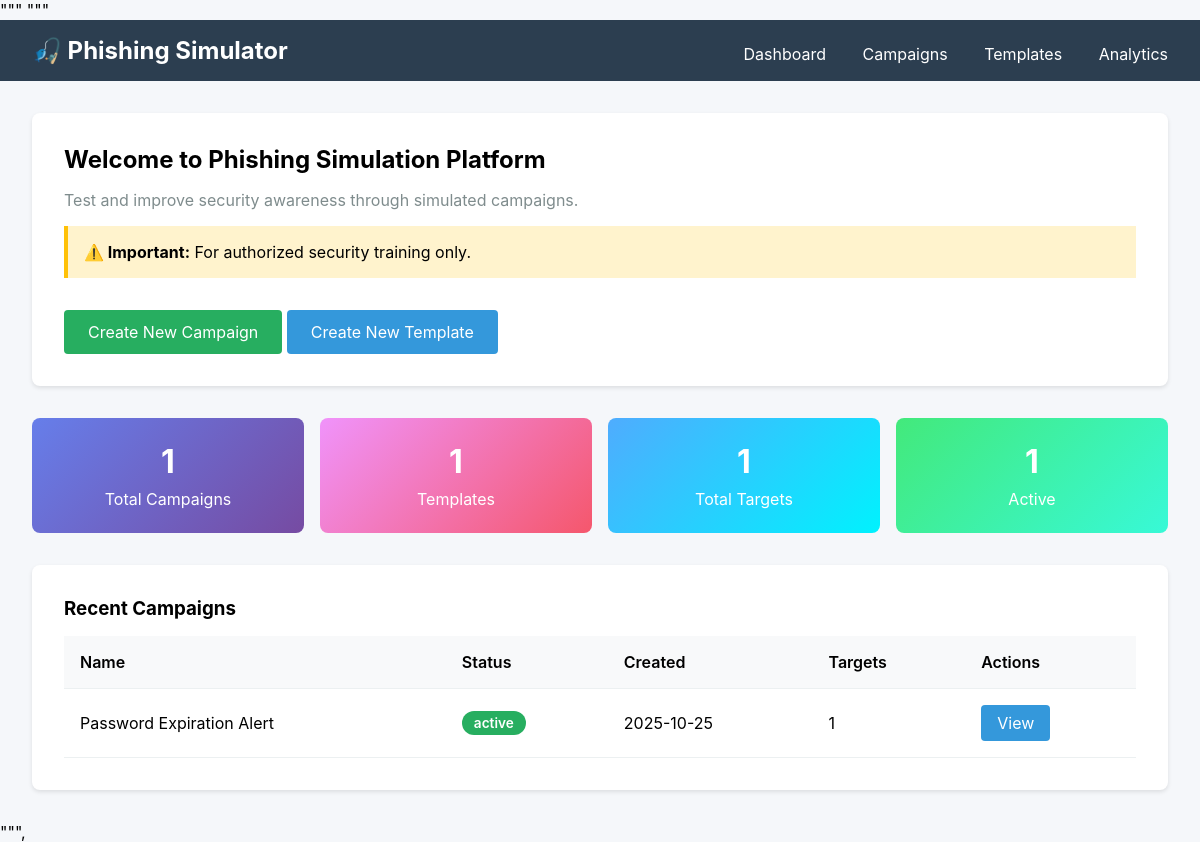
The page / on the database its author committed.
### app.py (models this page shows, shortened)
class Campaign(db.Model):
    id = db.Column(db.Integer, primary_key=True)
    name = db.Column(db.String(200), nullable=False)
    description = db.Column(db.Text)
    template_id = db.Column(db.Integer, db.ForeignKey('template.id'))
    created_at = db.Column(db.DateTime, default=datetime.utcnow)
    launched_at = db.Column(db.DateTime)
    status = db.Column(db.String(50), default='draft')  # draft, active, completed, paused
    targets = db.relationship('Target', backref='campaign', lazy=True, cascade='all, delete-orphan')

### app.py (the view)
@app.route('/')
def index():
    campaigns = Campaign.query.order_by(Campaign.created_at.desc()).limit(5).all()
    total_campaigns = Campaign.query.count()
    total_templates = Template.query.count()
    total_targets = Target.query.count()
    active_campaigns = Campaign.query.filter_by(status='active').all()
    overall_stats = {
        'total_campaigns': total_campaigns,
        'total_templates': total_templates,
        'total_targets': total_targets,
        'active_campaigns': len(active_campaigns)
    }
    return render_template('index.html',
                           campaigns=campaigns,
                           stats=overall_stats)

### templates/index.html (shortened to what this page needs)
"""{% extends "base.html" %}
{% block content %}
<div class="card">
    <h2>Welcome to Phishing Simulation Platform</h2>
    <p style="margin: 1rem 0; color: #7f8c8d;">Test and improve security awareness through simulated campaigns.</p>
    <div style="background: #fff3cd; padding: 1rem; border-left: 4px solid #ffc107; margin: 1rem 0;">
        <strong>⚠️ Important:</strong> For authorized security training only.
    </div>
    <div style="margin-top: 2rem;">
        <a href="/campaign/create" class="btn btn-success">Create New Campaign</a>
        <a href="/template/create" class="btn">Create New Template</a>
    </div>
</div>
<div class="stats-grid">
    <div class="stat-card" style="background: linear-gradient(135deg, #667eea 0%, #764ba2 100%);">
        <h3>{{ stats.total_campaigns }}</h3><p>Total Campaigns</p>
    </div>
    <div class="stat-card" style="background: linear-gradient(135deg, #f093fb 0%, #f5576c 100%);">
        <h3>{{ stats.total_templates }}</h3><p>Templates</p>
    </div>
    <div class="stat-card" style="background: linear-gradient(135deg, #4facfe 0%, #00f2fe 100%);">
        <h3>{{ stats.total_targets }}</h3><p>Total Targets</p>
    </div>
    <div class="stat-card" style="background: linear-gradient(135deg, #43e97b 0%, #38f9d7 100%);">
        <h3>{{ stats.active_campaigns }}</h3><p>Active</p>
    </div>
</div>
<div class="card">
    <h3>Recent Campaigns</h3>
    {% if campaigns %}
    <table>
        <thead><tr><th>Name</th><th>Status</th><th>Created</th><th>Targets</th><th>Actions</th></tr></thead>
        <tbody>
            {% for c in campaigns %}
            <tr>
                <td>{{ c.name }}</td>
                <td><span class="status-badge status-{{ c.status }}">{{ c.status }}</span></td>
                <td>{{ c.created_at.strftime('%Y-%m-%d') }}</td>
                <td>{{ c.targets|length }}</td>
                <td><a href="/campaign/{{ c.id }}" class="btn" style="padding: 0.5rem 1rem;">View</a></td>
            </tr>
            {% endfor %}
        </tbody>
    </table>
    {% else %}
    <p style="color: #7f8c8d; margin-top: 1rem;">No campaigns yet.</p>
    {% endif %}
</div>
{% endblock %}

### templates/base.html (style rules this page uses)
* { margin: 0; padding: 0; box-sizing: border-box; }
body { font-family: -apple-system, system-ui, sans-serif; background: #f5f7fa; }
.card { background: white; border-radius: 8px; padding: 2rem; margin-bottom: 2rem; box-shadow: 0 2px 4px rgba(0,0,0,0.1); }
.btn { background: #3498db; color: white; padding: 0.75rem 1.5rem; border: none; border-radius: 4px; cursor: pointer; text-decoration: none; display: inline-block; }
.btn-success { background: #27ae60; }
table { width: 100%; border-collapse: collapse; margin-top: 1rem; }
th, td { padding: 1rem; text-align: left; border-bottom: 1px solid #ecf0f1; }
th { background: #f8f9fa; font-weight: 600; }
.stats-grid { display: grid; grid-template-columns: repeat(auto-fit, minmax(200px, 1fr)); gap: 1rem; margin: 2rem 0; }
.stat-card { padding: 1.5rem; border-radius: 8px; text-align: center; color: white; }
.stat-card h3 { font-size: 2rem; margin-bottom: 0.5rem; }
.status-badge { padding: 0.25rem 0.75rem; border-radius: 12px; font-size: 0.85rem; font-weight: 600; }
.status-active { background: #27ae60; color: white; }

### rows shown on the page
Campaign: name "Password Expiration Alert", status "active", created_at "2025-10-25", targets|length "1"

### other values the page prints
{{ stats.total_campaigns }} "1"
{{ stats.total_templates }} "1"
{{ stats.total_targets }} "1"
{{ stats.active_campaigns }} "1"
